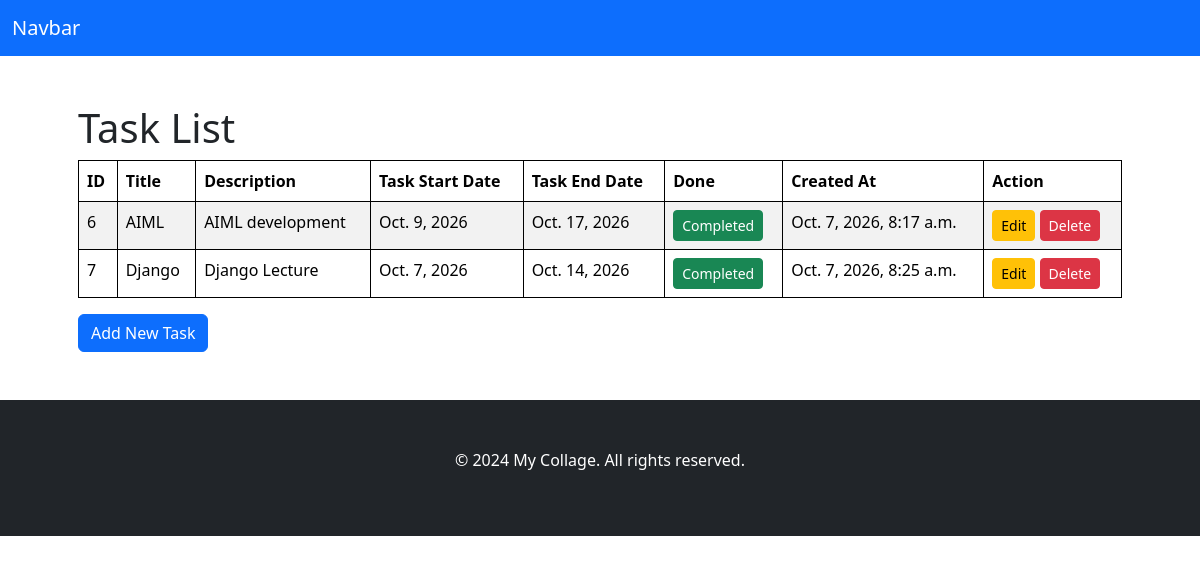
/todo/, run on the app's committed database.
### todo/models.py (models this page shows, shortened)
class Task(models.Model):
    title = models.CharField(max_length=200)
    description = models.TextField(blank=True)
    task_start_date = models.DateField(default=timezone.localdate)
    task_end_date = models.DateField(default=timezone.localdate() + timedelta(days=7))
    completed = models.BooleanField(default=True)
    created_at = models.DateTimeField(auto_now_add=True)

### todo/views.py (the view)
# urls.py: path('', views.task_list, name='task_list'),
def task_list(request):
    tasks = Task.objects.all()
    return render(request, 'todo/task_list.html', {'tasks': tasks})

### todo/templates/todo/task_list.html (shortened to what this page needs)
{% extends "base.html" %}
{% block content %}
    <h1>Task List</h1>
    <table class="table table-striped">
        <thead>
            <tr>
                <th>ID</th>
                <th>Title</th>
                <th>Description</th>
                <th>Task Start Date</th>
                <th>Task End Date</th>
                <th>Done</th>
                <th>Created At</th>
                <th>Action</th>
            </tr>
        </thead>
        <tbody>
            {% for task in tasks %}
                <tr>
                    <td>{{ task.id }}</td>
                    <td>{{ task.title }}</td>
                    <td>{{ task.description }}</td>
                    <td>
                        {{ task.task_start_date }}
                    </td>
                    <td>{{ task.task_end_date }}</td>
                    <td>
                        <form method="post" action="{% url 'todo:task_toggle' task.pk %}">
                           <button type="submit" class="btn btn-sm {% if task.completed %}btn-success{% else %}btn-secondary{% endif %}">
                                {% if task.completed %}Completed{% else %}Mark as Done{% endif %}
                            </button>
                        </form>
                    </td>
                    <td>{{ task.created_at }}</td>
                    <td>
                        <a href="{% url 'todo:task_update' task.pk %}" class="btn btn-sm btn-warning">Edit</a>
                        <a href="{% url 'todo:task_delete' task.pk %}" class="btn btn-sm btn-danger">Delete</a>
                    </td>
                </tr>
              {% empty %}
                    <tr>
                        <td colspan="8" class="text-center">No tasks available.</td>
                    </tr>
            {% endfor %}
        </tbody>
    </table>
    <a href="{% url 'todo:task_create' %}" class="btn btn-primary">Add New Task</a>
{% endblock %}

### static/css/style.css (style rules this page uses)
table { border-collapse: collapse; width: 100%; }
table tr:nth-child(even) { background-color: #f2f2f2; }
table, th, td { border: 1px solid #000; }
th, td { padding: 12px; text-align: left; }
th { background-color: #f2f2f2; }

### data on the page
Task: id "6", title "AIML", description "AIML development", task_start_date "Oct. 9, 2026", task_end_date "Oct. 17, 2026", completed "Completed", created_at "Oct. 7, 2026, 8:17 a.m."
Task: id "7", title "Django", description "Django Lecture", task_start_date "Oct. 7, 2026", task_end_date "Oct. 14, 2026", completed "Completed", created_at "Oct. 7, 2026, 8:25 a.m."
